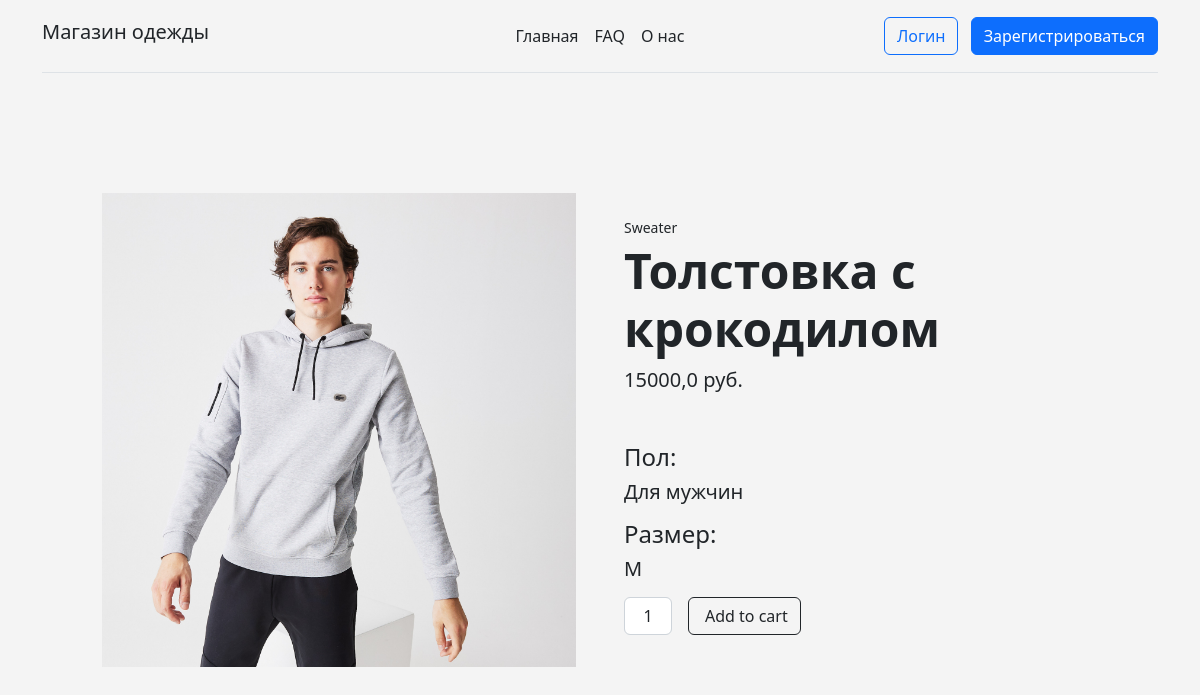
Screenshot of /product/2/ with the database file from the repository.
### main/models.py (models this page shows, shortened)
class catalog(models.Model):
    name = models.CharField("Название товара", max_length=100)
    category = models.CharField("Категория", choices=CATEGORY_CHOICES, max_length=1)
    sex = models.CharField("Пол", choices=SEX_CHOICES, max_length=1)
    size = models.CharField("Размер", choices=SIZE_CHOICES, max_length=3)
    price = models.FloatField()
    image = models.ImageField(blank=True, upload_to="static/main/images")
    """ slug = models.SlugField() """

### main/views.py (the view)
# urls.py: path("product/<int:pk>/", views.CatalogDetailView, name="product"),
def CatalogDetailView(request, pk):
    product = catalog.objects.get(id=pk)
    return render(request, "main/product.html", {"product": product})

### main/templates/main/product.html (shortened to what this page needs)
{% extends 'main/base.html' %}
{% block content%}
<section class="py-5">
    <div class="container px-4 px-lg-5 my-5">
        <div class="row gx-4 gx-lg-5 align-items-center">
            <div class="col-md-6"><img class="card-img-top mb-5 mb-md-0" src="{{product.image}}" ></div>
            <div class="col-md-6">
                <div class="small mb-1">{{ product.get_category_display }}</div>
                <h1 class="display-5 fw-bolder">{{ product.name }}</h1>
                <div class="fs-5 mb-5">
                    <span>{{ product.price }} руб.</span>
                </div>
                <h4>Пол: <h4><p class="lead">{{product.get_sex_display}}</p>
                <h4>Размер: <h4><p class="lead">{{product.size}}</p>
                <div class="d-flex">
                    <input class="form-control text-center me-3" id="inputQuantity" type="num" value="1" style="max-width: 3rem" />
                    <button class="btn btn-outline-dark flex-shrink-0" type="button">
                        Add to cart
                    </button>
                </div>
            </div>
        </div>
    </div>
</section>
{% endblock %}

### main/templates/main/base.html (style rules this page uses)
body { background: #f4f4f4; }

### rows the page displays
catalog: image (picture), category "Sweater", name "Толстовка с крокодилом", price "15000,0", sex "Для мужчин", size "M"
